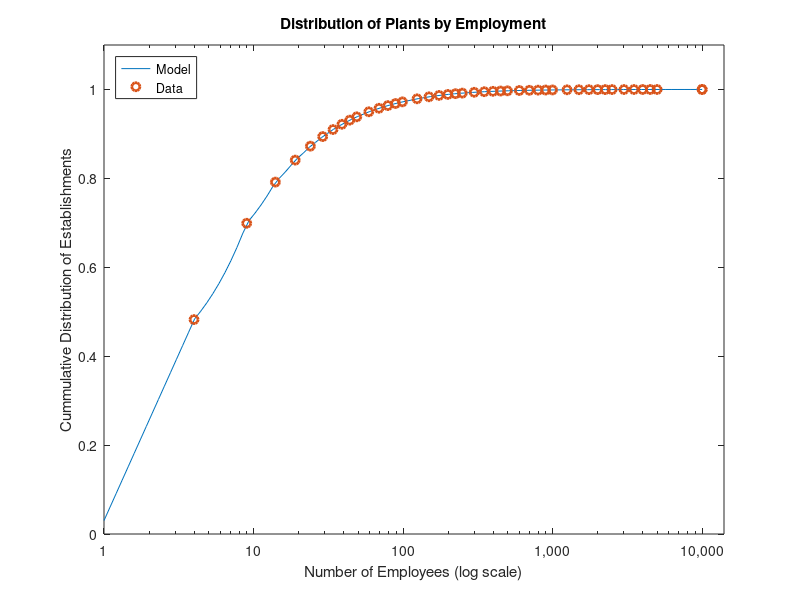

The MATLAB source for this figure: (Note: this script raises an error after producing the figure.)
% Replication of Restuccia & Rogerson (2008) - Policy Distortions and Aggregate Productivity with Heterogeneous Establishments
%
% Note: rho is defined differently here to in the paper. Here it does not
% include the (exogenous) conditional probability of firm exit. In RR2008
% it does. This is done to emphasize how to include exit/death in models
% more generally when using VFI Toolkit.
%
% For explanation of model, the calibration choices, and what the policy
% experiments are aiming to understand, see paper.


%% Set some basic variables

n_s=100; % Firm-specific Productivity level
n_tau=3; % Negative (subsidy), zero, and positive (tax).

%Parameters
Params.beta=0.96; % Discount rate
% Firms
Params.alpha=0.283;
Params.gamma=0.567;
Params.delta=0.08; % Depreciation rate of physical capital
Params.cf=0; % Fixed cost of production
% Firm entry and exit
Params.ce=1; % Fixed cost of entry (this is a normalization)
Params.lambda=0.1; % Probability of firm exit

Params.Ne=1; % RR2008 call this E, the mass of new potential new entrant distribution.

% The actual 'distortionary policy rate'
Params.taurate=0; % This is the rate for the tax.
Params.subsidyrate=0; % This is the rate for the subsidy.

Params.w=1; % This is just an initial guess since w (wage) is determined in general eqm.

%% Grid on the productivity level, s, as well as the distribution over these h(s).
% The grid is here created by the next few lines of text.
% The original numbers which can be found in the codes provided by Restuccia & Rogerson (2008) for their model. 
% The original source is Rossi-Hansberg and Wright (AER, 2007) All industries for 2000,
% which in turn is created from data from the US Census of Businesses. The
% following commented out line does the import that creates what is stored here as text.
% load ./OriginalCodes/files/establishment_dist.txt
establishment_dist=[4, 0.482359949; 9, 0.21665686; 14, 0.092591623;...
    19, 0.049473226; 24, 0.031397291; 29, 0.021542855; 34, 0.015801151; 39, 0.011847888; 44, 0.009307797;...
    49, 0.007457313; 59, 0.011325843; 69, 0.007940958; 79, 0.005988763; 89, 0.004677303; 99, 0.003753013;...
    124, 0.00683308; 149, 0.004509741; 174, 0.003126242; 199, 0.002215598; 224, 0.001685936; 249, 0.001293212;...
    299, 0.001867145; 349, 0.001285596; 399, 0.000873831; 449, 0.000649621; 499, 0.000511097; 599, 0.000705634;...
    699, 0.000463018; 799, 0.000331475; 899, 0.0002469; 999, 0.000184065; 1249, 0.000311482; 1499, 0.000191522;...
    1749, 0.000130432; 1999, 9.10802E-05; 2249, 7.14044E-05; 2499, 5.42673E-05; 2999, 6.96589E-05; ...
    3499, 4.42707E-05; 3999, 3.09419E-05; 4499, 1.96759E-05; 4999, 1.60263E-05; 9999, 5.06178E-05; ...
    10000, 1.45982E-05];
% establishment_dist(:,1); %(upper range of number of employees)
% establishment_dist(:,2); %(fraction of establishment in each group)

% Note: Table 1 of RR2008 reports an 's range', this is actually implicit
% from the numbers in establishment_dist and the parameters gamma and alpha.
s_grid=exp(linspace(log(1),log(establishment_dist(end,1)^(1-Params.gamma-Params.alpha)),n_s));
% The stationary distribution, called h(s) by RR2008, will here be called pistar_s
cumsum_pistar_s=interp1(establishment_dist(:,1),cumsum(establishment_dist(:,2)),s_grid.^(1/(1-Params.gamma-Params.alpha)));
% The first few points of s_grid have to be extrapolated (as outside the
% range of the actual data). Following line implements this, and similar
% for the max value. I just divide equally across these first few (which is same as RR2008 do).
temp=~isnan(cumsum_pistar_s);
tempind=find(temp,1,'first');
cumsum_pistar_s(1:tempind)=cumsum((1/tempind)*cumsum_pistar_s(tempind)*ones(1,tempind));
cumsum_pistar_s(end)=1;
pistar_s=(cumsum_pistar_s-[0,cumsum_pistar_s(1:end-1)])';
% Note: This stationary distribution is created by interpolating establishment_dist(:,2)
% (interpolation of the cumulative distribution tends to perform better in
% practice than interpolation of the pdf, as cdf tends to be smoother)
% Here this is done using 1D interpolation (the matlab default spline interpolation), RR2008 do this manually by evenly
% dividing the data across the s_grid points that are 'in-between' establishment_dist points.
% (You can see the difference if you use original RR2008 codes to create 'ns' and 'hs', and then run following line
% plot(establishment_dist(:,1),cumsum(establishment_dist(:,2)),s_grid.^(1/(1-Params.gamma-Params.alpha)), cumsum(pistar_s), z, cumsum(hs))
% The difference is not large, but the use of interpolation clearly provide better approximation.

% Note: if you want the actual establishment sizes implicit in s_grid to
% compare to data just run: s_grid.^(1/(1-Params.gamma-Params.alpha))

% Comment: The calibration of the model is awkward, in the sense that it is
% the distribution of potential entrants that is calibrated to match the US
% Census Bureau data on existing firms, while conceptually it is the
% stationary distribution of (exisiting) firms that should match the US
% Census Bureau data on existing firms. Although this later would require a
% much more complicated calibration procedure (moment matching based on simulation).

%% Grids
% Grids for d variables: there are none (because all the decisions being
% made by the firms have closed form solutions, so there are none that the
% toolkit actually needs to solve for)
n_d=0;
d_grid=[];
% Grids for a variables: there are none
n_a=1; % Still need to declare an a variable, the toolkit is not really designed for situation of none. Since it only has a single value and won't really be used anywhere it won't actually do anything anyway.
a_grid=1;
% Grids for z variables: there are two
% s_grid
tau_grid=[-1; 0; 1]; % Negative will be subsidy, zero, positive will be tax
n_z=[n_s,length(tau_grid)];
z_grid=[s_grid'; tau_grid];
pi_z=eye(prod(n_z),prod(n_z)); % Ones on the diagonal, zeros elsewhere. These are essentially permanent states, and there is zero probability of transition.

%% Figure 1

figure(1)
semilogx(s_grid.^(1/(1-Params.gamma-Params.alpha)),cumsum(pistar_s),'-',establishment_dist(:,1),cumsum(establishment_dist(:,2)),'o','LineWidth',2)
title('Distribution of Plants by Employment')
set(gca,'XTick',[1 10 100 1000 10000])
set(gca,'XTickLabel',{'1','10','100','1,000','10,000'})
xlabel('Number of Employees (log scale)')
ylabel('Cummulative Distribution of Establishments')
legend('Model','Data','Location','NorthWest')
axis([0 14000 0 1.1])
% saveas(gcf,['./RestucciaRogerson2008_Figure1.pdf'])
% Remark: the 'sagging curves' of model between data points is a result of
% the graph being done with log scale, while the interpolation is done
% based on (linear scale) number of employees directly.

%% Odds and ends

% Because asset markets are complete the households problem leads to the
% standard result that the households can just be treated as a
% Representative Household, and equilibrium in the asset markets requires
% that the interest rate, i (referred to in RR2008 paper as R, but here
% follow their codes and refer to as i)
Params.i=1/Params.beta-1; % This is standard general eqm result in complete market models, comes from consumption euler eqn together with requirements of stationary eqm.
% The net return to capital in equilibrium will thus be
Params.r=Params.i+Params.delta; % That the gross return is just 1/beta-1 and equals i (that the gross return to capital equals the interest rate is a requirement of capital market clearance in model)

% This (i=1/beta-1) means HHs supply amount of K that clears market, and
% labour supply is perfectly inelastic (leisure is not valued by HHs) 
% means that any value of w clears labour market.

%% Solve the Value Function
% Entry is irrelevant to the value function problem. Exit is relevant, and treated differently based on whether it is endogenous or exogenous.

% For exogenous exit, you simply need to include the 'conditional surivival probability' as another 'DiscountFactorParamNames'
Params.oneminuslambda=1-Params.lambda; % This is now the conditional probability of survival.
Params.rho=1/(1+Params.i); % The factor at which firms discount the future depends on both the risk-free interest rate and the risk/probability of exit
DiscountFactorParamNames={'rho','oneminuslambda'};

ReturnFn=@(aprime, a, z1,z2,w,r,alpha,gamma,taurate,subsidyrate,cf) RestucciaRogerson2008_ReturnFn(aprime, a, z1,z2,w,r,alpha,gamma,taurate,subsidyrate,cf);

% Check that everything is working so far by solving the value function
[V,Policy]=ValueFnIter_Case1(n_d,n_a,n_z,[],a_grid,z_grid, pi_z, ReturnFn, Params, DiscountFactorParamNames, []);

% If you wanted to look at the value fn
% figure(2)
% surf(shiftdim(V,1))
% title('Value fn')

%% Simulate Agent Distribution, with Entry and Exit
% I use different notation to RR2008. The pdf of potential
% entrants I call upsilon (they used g). I call the 'conditional entry
% decision' ebar (they used xbar). I call the 'mass' by which this is
% multiplied Ne (they used E). Note that Ne is not the actual mass of
% entrants because of the role of ebar.
% So the actual distribution of entrants is then Ne*upsilon.*ebar (note that
% this is not a pdf). The actual mass of entrants can be calculated by
% repeatedly taking the sum of Ne*upsilon.*ebar.

% Need to 'activate' these options
simoptions.agententryandexit=1
% Note: it is possible to do just entry or just exit.
% To do just entry, simply set CondlProbOfExit=0;
% To do just exit, simply set DistOfNewAgents=0;
% (It is not envisaged that you are likely to want either of entry or exit without the other)
% Note that from the perspective of the simulation of agent distribution
% whether these are endogenous or exogenous entry/exit decisions is irrelevant.

pistar_tau=[0;1;0];

% Because they are not a default part of agent simulation, you need to pass the entry/exit aspects as part of simoptions.
EntryExitParamNames.DistOfNewAgents={'upsilon'};
%Params.upsilon=kron(pistar_tau,pistar_s); % Note: these should be in 'reverse order'
Params.upsilon=pistar_s.*(pistar_tau');
EntryExitParamNames.CondlEntryDecisions={'ebar'};
Params.ebar=ones([n_a,n_z]); % Takes value of one for enter, zero for not-enter. This is just an initial guess as the actual decisions are determined as part of general equilibrium.
% Note: VFI Toolkit requires the DistOfNewAgents to be a pdf (so unit mass), and then uses
% the 'MassOfNewAgents' to understand how many there will be entering relative to existing agents.
EntryExitParamNames.MassOfNewAgents={'Ne'}; % This is implied by the need for there to be a stationary distribution, so the mass of firm entry must equal the mass of firm exit, which is lambda*1

EntryExitParamNames.CondlProbOfSurvival={'oneminuslambda'};
% This conditional probability can be a state-dependent parameter, in which case this input would be a vector or matrix, etc.

% Check that everything is working so far by solving the simulation of
% agent distribution to get the stationary distribution.
StationaryDist=StationaryDist_Case1(Policy,n_d,n_a,n_z,pi_z, simoptions, Params, EntryExitParamNames);

% If you wanted to look at the pdf:
% surf(shiftdim(StationaryDist.pdf,1))

%% General equilibrium conditions (and aggregates needed to evaluation them)

% Endogenous entry adds a general equilibrium condition, specifically a 'free entry' condition.
% The only additional information needed for the general equilibrium in terms of entry
% and exit is to know which if any of the general equilibrium conditions are 'free entry'
% conditions and so need to be evaluated on potential entrants
% distribution.

%Use the toolkit to find the equilibrium prices
GEPriceParamNames={'ebar','ce'};

% Caclulating the general equilibrium does not require any aggregate variables
FnsToEvaluate={};

heteroagentoptions.specialgeneqmcondn={'condlentry','entry'};
% A 'condlentry' general equilibrium condition will take values of greater
% than zero for firms that decide to enter, less than zero for first that
% decide not to enter (or more accurately, after entry decision they draw
% their state, and then decide to cancel/abort their entry).

GEPriceParamNames={'w'}; 
% Note that this parameter does not directly appear in any of the general eqm conditions, only indirectly by it's effect on the value fn.
% Note that 'ebar', the conditional entry decision, is also determined as part of general eqm, and so in some sense is a general eqm parameter. 
% But since this is unavoidably the case for conditional entry there is no need to declare it.

GeneralEqmEqns.CondlEntry = @(ValueFn,beta) beta*ValueFn-0; % % Conditional entry condition
% CondlEntry: first input must be ValueFn, then any parameters
GeneralEqmEqns.Entry = @(EValueFn,beta,ce) beta*EValueFn-ce; % Free entry conditions (expected returns equal zero in eqm); note that the first 'General eqm price' is ce, the fixed-cost of entry.
% CondlEntry: EValueFn is a 'reserved' name, you can input it and any parameters

% In principle, 'Ne', the mass of (potential) new entrants is also a
% parameter to be determined in general equilibrium, and hence would also
% appear in GEPriceParamNames. The relevant condition would be labour
% market clearance 1-Nbar=0. The labour supply in the model is equal to 1
% (households are endowed with a unit endowment of labour, and this is
% supplied perfectly inelastically because households do not value
% leisure). Nbar is the labour demand and comes from integral of nbar over
% the distribution of firms. To implement this we would need to add the following:
% GEPriceParamNames={'w','Ne'};
% FnsToEvaluate.nbar = @(aprime,a,z1,z2,mass,alpha,gamma,r,w,taurate) (((1-taurate*z2)*z1*gamma)/w)^(1/(1-gamma)) *((alpha/r)^((1-gamma)/(1-gamma-alpha)) *(gamma/w)^(gamma/(1-gamma-alpha)) *(z1*(1-taurate*z2))^(1/(1-alpha-gamma)))^(alpha/(1-gamma)); % which evaluates to Nbar in the aggregate
% GeneralEqmEqn.LabourMarket = @(nbar) 1-nbar;
% heteroagentoptions.specialgeneqmcondn={'condlentry','entry',0};
% (Note, together with the previous two this gives us three general eqm condtions)
% Because RR2008 model is linear in Ne (not the case for most models of entry), we 
% can instead simply impose this afterwards, by setting Ne=1/Nbar. This is done
% here just after computing the general equilibrium.
% Obviously endogenizing labour supply would change this, and this 'short-cut' version would no longer work.

heteroagentoptions.verbose=1;
n_p=0;
disp('Calculating price vector corresponding to the stationary eqm')
% tic;
% NOTE: EntryExitParamNames has to be passed as an additional input compared to the standard case.
[p_eqm,p_eqm_index, GeneralEqmCondition]=HeteroAgentStationaryEqm_Case1(0, n_a, n_z, n_p, pi_z, [], a_grid, z_grid, ReturnFn, FnsToEvaluate, GeneralEqmEqns, Params, DiscountFactorParamNames, [], [], [], GEPriceParamNames,heteroagentoptions, simoptions, [], EntryExitParamNames);
% findeqmtime=toc
Params.w=p_eqm.w;
Params.ebar=p_eqm.ebar;

% RR2008 gets baseline solution of w=1.8955, xbar is all ones (based on running the code they provide on Review of Economic Dynamics website).
% I get w=1.9074, ebar is all ones.

% Calculate some things in the general eqm
[V,Policy]=ValueFnIter_Case1(n_d,n_a,n_z,[],a_grid,z_grid, pi_z, ReturnFn, Params, DiscountFactorParamNames, []);
StationaryDist=StationaryDist_Case1(Policy,n_d,n_a,n_z,pi_z, simoptions, Params, EntryExitParamNames);

% Impose the labour market clearance, which involves calculating Ne. See comments above (about 10-20 lines above).
FnsToEvaluate.nbar = @(aprime,a,z1,z2,agentmass,alpha,gamma,r,w,taurate,subsidyrate) ((1-((z2>=0)*taurate+(z2<0)*subsidyrate)*z2)*z1)^(1/(1-alpha-gamma)) *(alpha/r)^(alpha/(1-gamma-alpha)) *(gamma/w)^((1-alpha)/(1-gamma-alpha)); % which evaluates to Nbar in the aggregate
AggValues=EvalFnOnAgentDist_AggVars_Case1(StationaryDist, Policy, FnsToEvaluate, Params, [], n_d, n_a, n_z, d_grid, a_grid, z_grid, [], simoptions, EntryExitParamNames);
InitialNe=Params.Ne;
Params.Ne=1/AggValues.nbar.Aggregate; % AggValues is presently equal to Nbar. This line is imposing/satisfying the labour market clearance condition.
StationaryDist.mass=StationaryDist.mass*(Params.Ne/InitialNe); % Take advantage of linearity of the stationary distribution in new entrants distribution.

%% Table 1
% Not exactly replicating anything as this is just the parameter values...

%Table 1
FID = fopen('./RestucciaRogerson2008_Table1.tex', 'w');
fprintf(FID, 'Benchmark calibration to US data \\\\ \n');
fprintf(FID, '\\begin{tabular*}{1.00\\textwidth}{@{\\extracolsep{\\fill}}lll} \n \\hline \n');
fprintf(FID, 'Parameters & Value & Target \\\\ \\hline \n');
fprintf(FID, '$\\alpha$ & %8.3f & Capital income share \\\\ \n', Params.alpha);
fprintf(FID, '$\\gamma$ & %8.3f & Labour income share \\\\ \n', Params.gamma);
fprintf(FID, '$\\beta$ & %8.2f & Real rate of return \\\\ \n', Params.beta);
fprintf(FID, '$\\delta$ & %8.2f & Investment to output rate \\\\ \n', Params.delta);
fprintf(FID, '$c_e$ & %8.1f & Normalization \\\\ \n', Params.ce);
fprintf(FID, '$c_f$ & %8.1f & Benchmark rate \\\\ \n', Params.cf);
fprintf(FID, '$\\lambda$ & %8.1f & Annual exit rate \\\\ \n', Params.lambda);
fprintf(FID, '$s$ range & [%d, %8.2f] & Relative establishment sizes \\\\ \n', s_grid(1), s_grid(end));
fprintf(FID, '$h(s)$ & see Fig. 1 & Size distribution of establishments \\\\ \n');
fprintf(FID, '\\hline \n \\end{tabular*} \n');
% fprintf(FID, '\\begin{minipage}[t]{1.00\\textwidth}{\\baselineskip=.5\\baselineskip \\vspace{.3cm} \\footnotesize{ \n');
% fprintf(FID, 'Note: Do not attempt to replicate Co-worker mean as I do not know definition. Avg size of entering firms is defined in terms of nprime, while avg size of exiting firms is defined in terms of n. \n');
% fprintf(FID, '}} \\end{minipage}');
fclose(FID);

%% Table 2

% One could code this directly easily enough since there are closed form
% solutions for kbar and nbar in terms of (s,tau). But will use the VFI
% Toolkit commands to show how to apply them.

FnsToEvaluate.kbar = @(aprime,a,z1,z2,agentmass,alpha,gamma,r,w,taurate,subsidyrate) (alpha/r)^((1-gamma)/(1-gamma-alpha)) *(gamma/w)^(gamma/(1-gamma-alpha)) *(z1*(1-((z2>=0)*taurate+(z2<0)*subsidyrate)*z2))^(1/(1-alpha-gamma));
FnsToEvaluate.nbar = @(aprime,a,z1,z2,agentmass,alpha,gamma,r,w,taurate,subsidyrate) ((1-((z2>=0)*taurate+(z2<0)*subsidyrate)*z2)*z1)^(1/(1-alpha-gamma)) *(alpha/r)^(alpha/(1-gamma-alpha)) *(gamma/w)^((1-alpha)/(1-gamma-alpha)); % which evaluates to Nbar in the aggregate
FnsToEvaluate.output = @(aprime,a,z1,z2,agentmass, alpha,gamma,r,w,taurate,subsidyrate) ((1-((z2>=0)*taurate+(z2<0)*subsidyrate)*z2))^((alpha+gamma)/(1-gamma-alpha))*z1^(1/(1-gamma-alpha)) *(alpha/r)^(alpha/(1-gamma-alpha)) *(gamma/w)^(gamma/(1-gamma-alpha));
% To use agentmass as input you must use that exact name, and it must be first input after z

ValuesOnGrid=EvalFnOnAgentDist_ValuesOnGrid_Case1_Mass(StationaryDist.mass, Policy, FnsToEvaluate, Params, [],EntryExitParamNames, n_d, n_a, n_z, [], a_grid, z_grid, [], simoptions);

ProbDensityFns=EvalFnOnAgentDist_pdf_Case1(StationaryDist, Policy, FnsToEvaluate, Params, [], n_d, n_a, n_z, [], a_grid, z_grid, [], simoptions, EntryExitParamNames);

% s_grid.^(1/(1-Params.gamma-Params.alpha))
nbarValues=ValuesOnGrid.nbar(:,:,:);
nbarValues=ValuesOnGrid.nbar(:,:,:);
normalize_employment=nbarValues(1,1,2); % Normalize so that smallest occouring value of nbar in the baseline is equal to 1.
nbarValues=nbarValues./normalize_employment;

Partion1Indicator=logical(nbarValues<5);
Partion2Indicator=logical((nbarValues>=5).*(nbarValues<50));
Partion3Indicator=logical(nbarValues>=50);

% Check that the following is equal to prod(n_z), so 300
sum(sum(Partion1Indicator+Partion2Indicator+Partion3Indicator))

ShareOfEstablishments(1)=sum(sum(StationaryDist.pdf(Partion1Indicator)));
ShareOfEstablishments(2)=sum(sum(StationaryDist.pdf(Partion2Indicator)));
ShareOfEstablishments(3)=sum(sum(StationaryDist.pdf(Partion3Indicator)));

Output_pdf=ProbDensityFns.output;
ShareOfOutput(1)=sum(sum(sum(Output_pdf(Partion1Indicator))));
ShareOfOutput(2)=sum(sum(sum(Output_pdf(Partion2Indicator))));
ShareOfOutput(3)=sum(sum(sum(Output_pdf(Partion3Indicator))));

Labour_pdf=ProbDensityFns.nbar;
ShareOfLabour(1)=sum(sum(sum(Labour_pdf(Partion1Indicator))));
ShareOfLabour(2)=sum(sum(sum(Labour_pdf(Partion2Indicator))));
ShareOfLabour(3)=sum(sum(sum(Labour_pdf(Partion3Indicator))));

Capital_pdf=ProbDensityFns.kbar;
ShareOfCapital(1)=sum(sum(sum(Capital_pdf(Partion1Indicator))));
ShareOfCapital(2)=sum(sum(sum(Capital_pdf(Partion2Indicator))));
ShareOfCapital(3)=sum(sum(sum(Capital_pdf(Partion3Indicator))));

AverageEmployment(1)=sum(sum(nbarValues(Partion1Indicator).*StationaryDist.pdf(Partion1Indicator)))/sum(sum(StationaryDist.pdf(Partion1Indicator)));
AverageEmployment(2)=sum(sum(nbarValues(Partion2Indicator).*StationaryDist.pdf(Partion2Indicator)))/sum(sum(StationaryDist.pdf(Partion2Indicator)));
AverageEmployment(3)=sum(sum(nbarValues(Partion3Indicator).*StationaryDist.pdf(Partion3Indicator)))/sum(sum(StationaryDist.pdf(Partion3Indicator)));

%Table 2
FID = fopen('./RestucciaRogerson2008_Table2.tex', 'w');
fprintf(FID, 'Distribution statistics of benchmark economy \\\\ \n');
fprintf(FID, '\\begin{tabular*}{1.00\\textwidth}{@{\\extracolsep{\\fill}}llcr} \n \\hline \\hline \n');
fprintf(FID, ' & \\multicolumn{3}{l}{Establishment size (number of employees)} \\\\ \\cline{2-4} \n');
fprintf(FID, ' & $<$5 & 5 to 49 & $\\geq$50 \\\\ \\hline \n');
fprintf(FID, 'Share of establishments & %8.2f & %8.2f & %8.2f \\\\ \n', ShareOfEstablishments);
fprintf(FID, 'Share of output         & %8.2f & %8.2f & %8.2f \\\\ \n', ShareOfOutput);
fprintf(FID, 'Share of labour         & %8.2f & %8.2f & %8.2f \\\\ \n', ShareOfLabour);
fprintf(FID, 'Share of capital        & %8.2f & %8.2f & %8.2f \\\\ \n', ShareOfCapital);
fprintf(FID, 'Share of employment     & %8.2f & %8.2f & %8.2f \\\\ \n', AverageEmployment);
fprintf(FID, '\\hline \n \\end{tabular*} \n');
% fprintf(FID, '\\begin{minipage}[t]{1.00\\textwidth}{\\baselineskip=.5\\baselineskip \\vspace{.3cm} \\footnotesize{ \n');
% fprintf(FID, 'Note: Do not attempt to replicate Co-worker mean as I do not know definition. Avg size of entering firms is defined in terms of nprime, while avg size of exiting firms is defined in terms of n. \n');
% fprintf(FID, '}} \\end{minipage}');
fclose(FID);

%% Calculate a bunch of things related to those reported in Table 3 just to show how.
FnsToEvaluate.subsidy = @(aprime,a,z1,z2,agentmass, alpha,gamma,r,w,taurate,subsidyrate) (z2<0)*subsidyrate* ((1-((z2>=0)*taurate+(z2<0)*subsidyrate)*z2))^((alpha+gamma)/(1-gamma-alpha))*z1^(1/(1-gamma-alpha)) *(alpha/r)^(alpha/(1-gamma-alpha)) *(gamma/w)^(gamma/(1-gamma-alpha)); % (z2<0)*subsidyrate)* output
% Following is just 'indicator for subsidised' times output, needed to calculate Ys
FnsToEvaluate.outputofsubsidised = @(aprime,a,z1,z2,agentmass, alpha,gamma,r,w,taurate,subsidyrate) (z2<0)*((1-((z2>=0)*taurate+(z2<0)*subsidyrate)*z2))^((alpha+gamma)/(1-gamma-alpha))*z1^(1/(1-gamma-alpha)) *(alpha/r)^(alpha/(1-gamma-alpha)) *(gamma/w)^(gamma/(1-gamma-alpha));

AggValues=EvalFnOnAgentDist_AggVars_Case1(StationaryDist, Policy, FnsToEvaluate, Params, [], n_d, n_a, n_z, d_grid, a_grid, z_grid, [], simoptions, EntryExitParamNames);

Output.Y=AggValues.output.Aggregate;
Output.N=AggValues.nbar.Aggregate;
Output.K=AggValues.kbar.Aggregate;
Output.KdivY=Output.K/Output.Y;
% Params.w
Output.mass=StationaryDist.mass; % E in notation of RR2008
Output.TFP=(Output.Y/Output.N)./((Output.K/Output.N)^Params.alpha); % RR2008 call this 'A'.
Output.Ys_divY=AggValues.outputofsubsidised.Aggregate/AggValues.output.Aggregate; % The variable Ys/Y represents the output share of establishments that are receiving a subsidy
Output.SdivY=AggValues.subsidy.Aggregate/AggValues.output.Aggregate; % The variable S /Y is the total subsidies paid out to establishments receiving subsidies as a fraction of output
Output.tau_s=Params.subsidyrate; % The variable tau_s is the size of the subsidy required to generate a steady-state capital stock equal to that in the distortion-free economy




